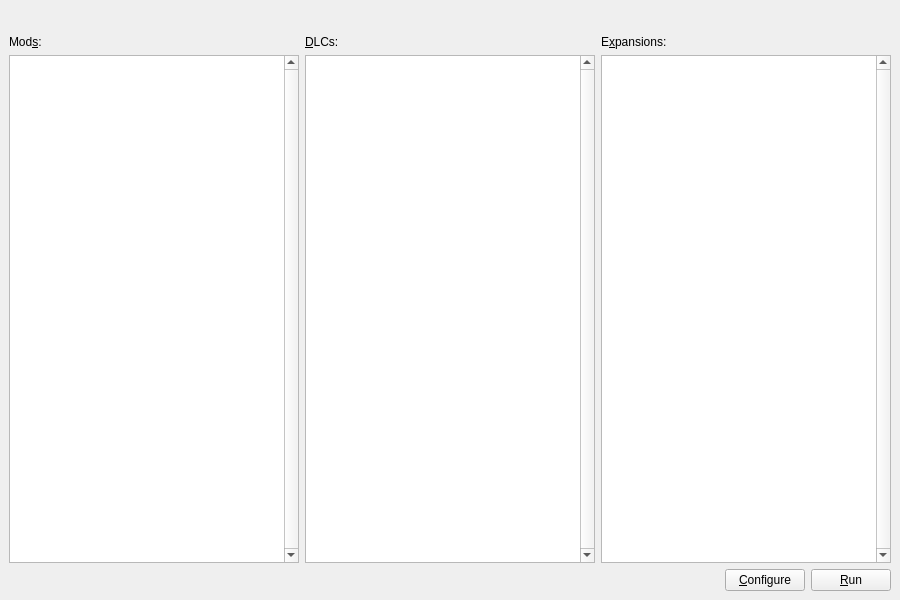
<?xml version="1.0" encoding="UTF-8"?>
<ui version="4.0">
 <class>MainWindow</class>
 <widget class="QMainWindow" name="MainWindow">
  <property name="geometry">
   <rect>
    <x>0</x>
    <y>0</y>
    <width>900</width>
    <height>600</height>
   </rect>
  </property>
  <property name="windowTitle">
   <string>PyParadox</string>
  </property>
  <widget class="QWidget" name="centralwidget">
   <layout class="QVBoxLayout" name="verticalLayout_5">
    <item>
     <layout class="QHBoxLayout" name="pictureLayout">
      <item>
       <spacer name="horizontalSpacer">
        <property name="orientation">
         <enum>Qt::Horizontal</enum>
        </property>
        <property name="sizeHint" stdset="0">
         <size>
          <width>40</width>
          <height>20</height>
         </size>
        </property>
       </spacer>
      </item>
      <item>
       <widget class="QLabel" name="imageLbl">
        <property name="sizePolicy">
         <sizepolicy hsizetype="Preferred" vsizetype="Minimum">
          <horstretch>0</horstretch>
          <verstretch>0</verstretch>
         </sizepolicy>
        </property>
        <property name="text">
         <string/>
        </property>
       </widget>
      </item>
      <item>
       <spacer name="horizontalSpacer_2">
        <property name="orientation">
         <enum>Qt::Horizontal</enum>
        </property>
        <property name="sizeHint" stdset="0">
         <size>
          <width>40</width>
          <height>20</height>
         </size>
        </property>
       </spacer>
      </item>
     </layout>
    </item>
    <item>
     <layout class="QHBoxLayout" name="pluginsLayout">
      <item>
       <layout class="QVBoxLayout" name="verticalLayout_2">
        <item>
         <widget class="QLabel" name="modsLbl">
          <property name="text">
           <string>Mod&amp;s:</string>
          </property>
          <property name="buddy">
           <cstring>modsView</cstring>
          </property>
         </widget>
        </item>
        <item>
         <widget class="QListView" name="modsView">
          <property name="minimumSize">
           <size>
            <width>250</width>
            <height>100</height>
           </size>
          </property>
          <property name="verticalScrollBarPolicy">
           <enum>Qt::ScrollBarAlwaysOn</enum>
          </property>
          <property name="verticalScrollMode">
           <enum>QAbstractItemView::ScrollPerPixel</enum>
          </property>
          <property name="horizontalScrollMode">
           <enum>QAbstractItemView::ScrollPerPixel</enum>
          </property>
         </widget>
        </item>
       </layout>
      </item>
      <item>
       <layout class="QVBoxLayout" name="dlcsLayout">
        <item>
         <widget class="QLabel" name="dlcsLbl">
          <property name="text">
           <string>&amp;DLCs:</string>
          </property>
          <property name="buddy">
           <cstring>dlcsView</cstring>
          </property>
         </widget>
        </item>
        <item>
         <widget class="QListView" name="dlcsView">
          <property name="minimumSize">
           <size>
            <width>250</width>
            <height>100</height>
           </size>
          </property>
          <property name="verticalScrollBarPolicy">
           <enum>Qt::ScrollBarAlwaysOn</enum>
          </property>
          <property name="verticalScrollMode">
           <enum>QAbstractItemView::ScrollPerPixel</enum>
          </property>
          <property name="horizontalScrollMode">
           <enum>QAbstractItemView::ScrollPerPixel</enum>
          </property>
         </widget>
        </item>
       </layout>
      </item>
      <item>
       <layout class="QVBoxLayout" name="expansionsLayout">
        <item>
         <widget class="QLabel" name="expansionsLbl">
          <property name="text">
           <string>E&amp;xpansions:</string>
          </property>
          <property name="buddy">
           <cstring>expansionsView</cstring>
          </property>
         </widget>
        </item>
        <item>
         <widget class="QListView" name="expansionsView">
          <property name="minimumSize">
           <size>
            <width>250</width>
            <height>100</height>
           </size>
          </property>
          <property name="verticalScrollBarPolicy">
           <enum>Qt::ScrollBarAlwaysOn</enum>
          </property>
          <property name="verticalScrollMode">
           <enum>QAbstractItemView::ScrollPerPixel</enum>
          </property>
          <property name="horizontalScrollMode">
           <enum>QAbstractItemView::ScrollPerPixel</enum>
          </property>
         </widget>
        </item>
       </layout>
      </item>
     </layout>
    </item>
    <item>
     <layout class="QHBoxLayout" name="buttonsLayout">
      <item>
       <spacer name="horizontalSpacer_3">
        <property name="orientation">
         <enum>Qt::Horizontal</enum>
        </property>
        <property name="sizeHint" stdset="0">
         <size>
          <width>40</width>
          <height>20</height>
         </size>
        </property>
       </spacer>
      </item>
      <item>
       <widget class="QPushButton" name="configBtn">
        <property name="text">
         <string>&amp;Configure</string>
        </property>
       </widget>
      </item>
      <item>
       <widget class="QPushButton" name="runBtn">
        <property name="text">
         <string>&amp;Run</string>
        </property>
       </widget>
      </item>
     </layout>
    </item>
   </layout>
  </widget>
  <widget class="QMenuBar" name="menuBar"/>
 </widget>
 <tabstops>
  <tabstop>runBtn</tabstop>
  <tabstop>modsView</tabstop>
  <tabstop>dlcsView</tabstop>
  <tabstop>expansionsView</tabstop>
  <tabstop>configBtn</tabstop>
 </tabstops>
 <resources/>
 <connections/>
</ui>
